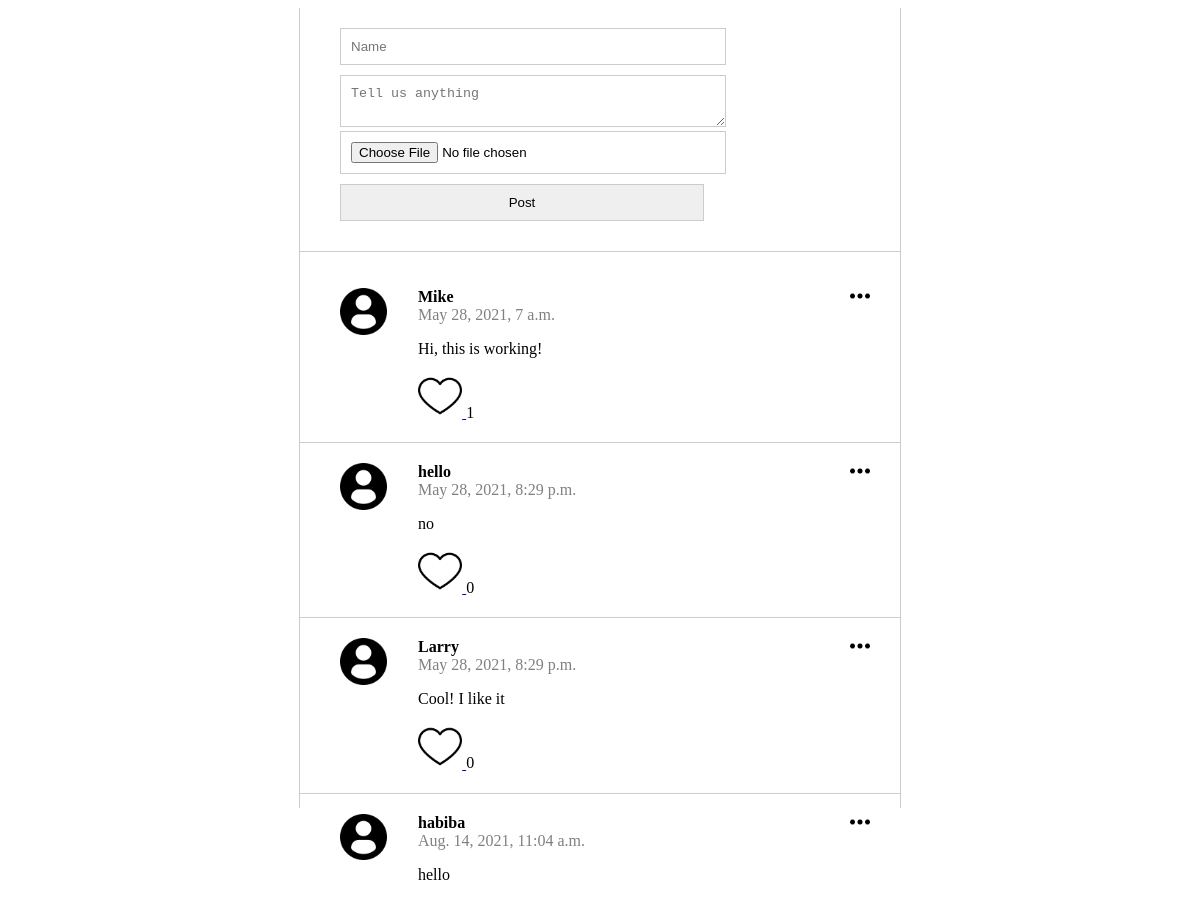
The app's page / (upper part), older data.
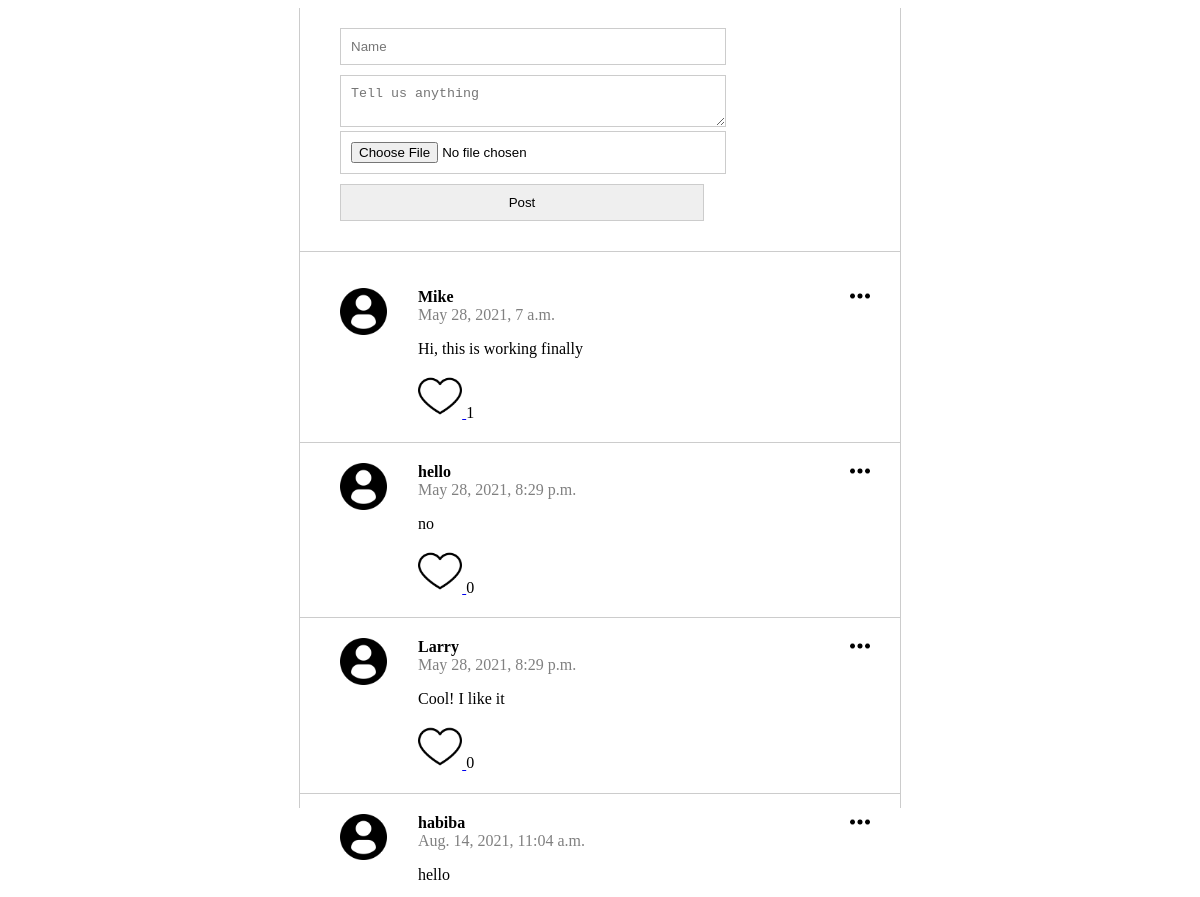
The same page, newer data.
### posts/models.py (models this page shows)
class Post(models.Model):
    class Meta(object):
        db_table = 'post'
    name = models.CharField(
        'Name' , blank=False, null=False, max_length=14, db_index=True, default='Anonymous'
    )
    body = models.CharField(
    'Body' , blank=True, null=True, max_length=140, db_index=True
    )
    image = CloudinaryField (
        'image' , blank=True
    )
    like_count=models.PositiveIntegerField (
        'like_count' , default=0 , blank=True
    )
    created_at = models.DateTimeField(
        'Created DateTime', blank=True, auto_now_add=True
    )

### posts/views.py (the view, shortened to what this page needs)
# urls.py: path('', views.index, name='index'),
def index(request):
    posts = Post.objects.all().order_by('created_at')[:20]
    return render(request, 'posts.html',{'posts': posts})

### templates/posts.html (shortened to what this page needs)
{% extends "base.html" %} {% block content %} {% load static %}
<section class="content">
   <section class="post_form">
       <form action="/" method="POST" enctype="multipart/form-data" >
        <input type="text" name="name" placeholder="Name" required>
        <textarea name="body" placeholder="Tell us anything" required></textarea>
        <input type ="file" name="image"/>
        <input type="submit" value="Post" />
        </form>
   </section>
   <section class="posts">
       {%if tweets.count == 0 %}
       <p class="p-3">There is no tweet now</p>
       {% else %}
    <ul>
         {% for post in posts %}
        <li>
            <img class="menu_icon js-menu-icon" src="{% static 'img/menu.png' %}" />
            <div class="logo">
             <img src="{%static 'img/profile-user.png' %}" />
            </div>
            <div class="name_body">
                <div class="name">{{ post.name }}</div>
                <div class="datetime">{{ post.created_at }}</div>
                <p>{{ post.body }}</p>
                <div>
                    <a href="/like/{{ post.id }}/"><img src="{%static 'img/heart.png' %}" width=10%/> </a>
                    {{post.like_count}}
                </div>
            </div>
        </li>
        {% endfor %}
    </ul>
    {% endif %}
    </section>
</section>
{% endblock %}

Row changes from the older to the newer data that the page shows:
changed Post "Mike": body "Hi, this is working!" → "Hi, this is working finally"
